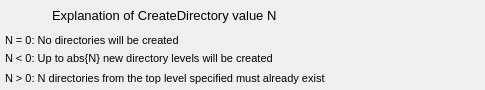
<?xml version="1.0" ?>
<ui version="4.0">
  <class>Dialog</class>
  <widget class="QWidget" name="screen">
    <property name="geometry">
      <rect>
        <x>200</x>
        <y>105</y>
        <width>485</width>
        <height>90</height>
      </rect>
    </property>
    <property name="styleSheet">
      <string notr="true">QWidget#screen {
  color: rgb(0, 0, 0);
  background-color: rgb(187, 187, 187);
  }</string>
    </property>
    <property name="windowTitle">
      <string>createDirectoryHelp</string>
    </property>
    <widget class="QLabel" name="text">
      <property name="geometry">
        <rect>
          <x>52</x>
          <y>5</y>
          <width>380</width>
          <height>20</height>
        </rect>
      </property>
      <property name="text">
        <string>Explanation of CreateDirectory value N</string>
      </property>
      <property name="font" stdset="0">
        <font>
          <pointsize>10</pointsize>
        </font>
      </property>
      <property name="brush" stdset="0">
        <brush brushstyle="SolidPattern">
          <color alpha="255">
            <red>0</red>
            <green>0</green>
            <blue>0</blue>
          </color>
        </brush>
      </property>
      <property name="toolTip">
        <string>text</string>
      </property>
      <property name="alignment">
        <set>Qt::AlignLeading|Qt::AlignLeft|Qt::AlignVCenter</set>
      </property>
      <property name="styleSheet">
        <string notr="true">QLabel#text {
  color: rgb(0, 0, 0);
  }</string>
      </property>
    </widget>
    <widget class="QLabel" name="text_1">
      <property name="geometry">
        <rect>
          <x>5</x>
          <y>33</y>
          <width>259</width>
          <height>14</height>
        </rect>
      </property>
      <property name="text">
        <string>N = 0: No directories will be created</string>
      </property>
      <property name="font" stdset="0">
        <font>
          <pointsize>8</pointsize>
        </font>
      </property>
      <property name="brush" stdset="0">
        <brush brushstyle="SolidPattern">
          <color alpha="255">
            <red>0</red>
            <green>0</green>
            <blue>0</blue>
          </color>
        </brush>
      </property>
      <property name="toolTip">
        <string>text_1</string>
      </property>
      <property name="alignment">
        <set>Qt::AlignLeading|Qt::AlignLeft|Qt::AlignVCenter</set>
      </property>
      <property name="styleSheet">
        <string notr="true">QLabel#text_1 {
  color: rgb(0, 0, 0);
  }</string>
      </property>
    </widget>
    <widget class="QLabel" name="text_2">
      <property name="geometry">
        <rect>
          <x>5</x>
          <y>52</y>
          <width>392</width>
          <height>14</height>
        </rect>
      </property>
      <property name="text">
        <string>N &lt; 0: Up to abs{N} new directory levels will be created</string>
      </property>
      <property name="font" stdset="0">
        <font>
          <pointsize>8</pointsize>
        </font>
      </property>
      <property name="brush" stdset="0">
        <brush brushstyle="SolidPattern">
          <color alpha="255">
            <red>0</red>
            <green>0</green>
            <blue>0</blue>
          </color>
        </brush>
      </property>
      <property name="toolTip">
        <string>text_2</string>
      </property>
      <property name="alignment">
        <set>Qt::AlignLeading|Qt::AlignLeft|Qt::AlignVCenter</set>
      </property>
      <property name="styleSheet">
        <string notr="true">QLabel#text_2 {
  color: rgb(0, 0, 0);
  }</string>
      </property>
    </widget>
    <widget class="QLabel" name="text_3">
      <property name="geometry">
        <rect>
          <x>5</x>
          <y>71</y>
          <width>476</width>
          <height>14</height>
        </rect>
      </property>
      <property name="text">
        <string>N &gt; 0: N directories from the top level specified must already exist</string>
      </property>
      <property name="font" stdset="0">
        <font>
          <pointsize>8</pointsize>
        </font>
      </property>
      <property name="brush" stdset="0">
        <brush brushstyle="SolidPattern">
          <color alpha="255">
            <red>0</red>
            <green>0</green>
            <blue>0</blue>
          </color>
        </brush>
      </property>
      <property name="toolTip">
        <string>text_3</string>
      </property>
      <property name="alignment">
        <set>Qt::AlignLeading|Qt::AlignLeft|Qt::AlignVCenter</set>
      </property>
      <property name="styleSheet">
        <string notr="true">QLabel#text_3 {
  color: rgb(0, 0, 0);
  }</string>
      </property>
    </widget>
  </widget>
  <customwidgets>
    <customwidget>
      <class>PyDMLabel</class>
      <extends>QLabel</extends>
      <header>pydm.widgets.label</header>
    </customwidget>
  </customwidgets>
</ui>
